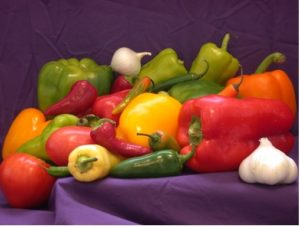
#> input picture Hafta7/biber.jpg, 300 x 227 px; its folder holds only this picture in this run
$ python -i uyg7.py   (imports and definitions only)
#> lines starting #> are read from the running program, lines starting #| are printed output that depends on the picture
# pip install SimpleITK matplotlib

import SimpleITK as sitk
import numpy as np
import matplotlib.pyplot as plt
import cv2
import os

# Tüm MHA dosyalarının bulunduğu ana klasör
base_folder = "C:/Users/Dell/Downloads/10927452/PENGWIN_CT_train_images_part1"  # Kendi klasörünüzle değiştirin

# İşlenecek olan MHA dosyalarının olduğu klasördeki tüm dosyaları listele
def get_mha_files(folder_path):
    mha_files = []
    for root, dirs, files in os.walk(folder_path):
        for file in files:
            if file.endswith('.mha'):
                mha_files.append(os.path.join(root, file))
    return mha_files

# Basit görüntü işleme fonksiyonları
def process_image(image_array):
    # 1. Histogram Eşitleme
    equalized_image = cv2.equalizeHist(image_array.astype(np.uint8))

    # 2. Gauss Bulanıklığı
    blurred_image = cv2.GaussianBlur(equalized_image, (5, 5), 1.0)

    # 3. Kenar Tespiti (Canny Edge Detection)
    edges = cv2.Canny(blurred_image, 50, 150)

    return equalized_image, blurred_image, edges

# Klasördeki tüm MHA dosyalarını işleyin
mha_files = get_mha_files(base_folder)
# [38 lines not run here, left out]

>>> import cv2
>>> picture = cv2.imread('biber.jpg', cv2.IMREAD_GRAYSCALE)
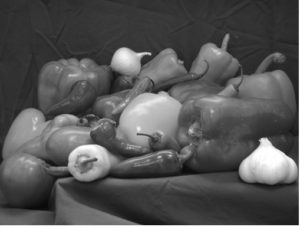
#> picture: shape (227, 300); min 8, max 255, mean 84.1
>>> result = process_image(picture)
#> in process_image, `equalized_image = cv2.equalizeHist(image_array.astype(np.uint8))`:
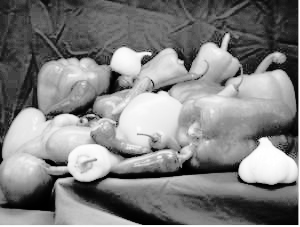
#> equalized_image: shape (227, 300); min 0, max 255, mean 129.1
#> in process_image, `blurred_image = cv2.GaussianBlur(equalized_image, (5, 5), 1.0)`:
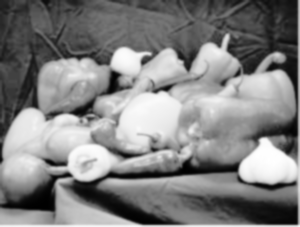
#> blurred_image: shape (227, 300); min 0, max 255, mean 128.9
#> in process_image, `edges = cv2.Canny(blurred_image, 50, 150)`:
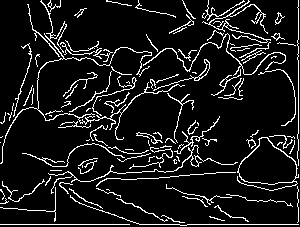
#> edges: shape (227, 300); 10% white in thin lines or dots

$ run again, on Hafta7/fruit.jpg
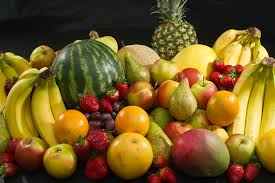
#> input picture Hafta7/fruit.jpg, 275 x 183 px
#> in process_image, `blurred_image = cv2.GaussianBlur(equalized_image, (5, 5), 1.0)`:
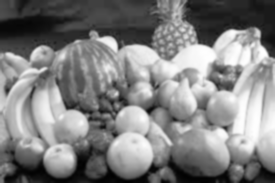
#> blurred_image: shape (183, 275); min 1, max 254, mean 128.1
#> in process_image, `edges = cv2.Canny(blurred_image, 50, 150)`:
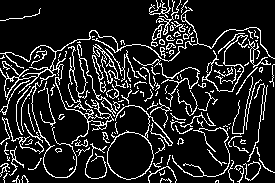
#> edges: shape (183, 275); 14.1% white in thin lines or dots
